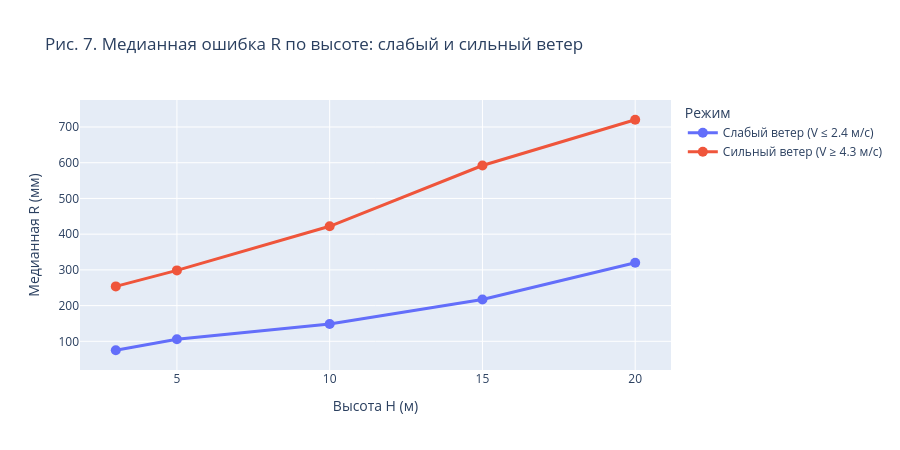

This figure's notebook cell:
### Markdown cell above
### Эффект плато на высотах 15–20 м

Испытания проводились на территории карьера. На высотах до 10–15 м квадрокоптер находится внутри карьерной выемки, где рельеф гасит ветровое воздействие. При подъёме на 15–20 м аппарат вылетает над бровкой карьера и попадает в открытый ветровой поток.

Ожидаемые эффекты:
- рост ошибки $R$ с высотой **замедляется** (эффект плато), поскольку аэродинамическое демпфирование стабилизируется;
- **чувствительность к ветру возрастает** — разница между тихим и ветреным днём увеличивается.

### Code cell
v_q25 = df["V"].quantile(0.25)
v_q75 = df["V"].quantile(0.75)

low_wind = df[df["V"] <= v_q25].groupby("H")["R"].median().reset_index()
low_wind.columns = ["H", "R_median"]
low_wind["Режим"] = f"Слабый ветер (V ≤ {v_q25:.1f} м/с)"

high_wind = df[df["V"] >= v_q75].groupby("H")["R"].median().reset_index()
high_wind.columns = ["H", "R_median"]
high_wind["Режим"] = f"Сильный ветер (V ≥ {v_q75:.1f} м/с)"

plateau_df = pd.concat([low_wind, high_wind])

fig = px.line(
    plateau_df, x="H", y="R_median", color="Режим",
    markers=True,
    title="Рис. 7. Медианная ошибка R по высоте: слабый и сильный ветер",
    labels={"H": "Высота H (м)", "R_median": "Медианная R (мм)"},
)
fig.update_traces(line=dict(width=3), marker=dict(size=10))
fig.update_layout(height=450)
fig.show()

### Figure 1 — Plotly figure (JSON) as saved in the notebook; plotly's stock layout.template omitted (floating-point values rounded to 4 significant figures)
{"data": [{"hovertemplate": "Режим=Слабый ветер (V ≤ 2.4 м/с)<br>Высота H (м)=%{x}<br>Медианная R (мм)=%{y}<extra></extra>", "legendgroup": "Слабый ветер (V ≤ 2.4 м/с)", "line": {"color": "#636efa", "dash": "solid", "width": 3}, "marker": {"size": 10, "symbol": "circle"}, "mode": "lines+markers", "name": "Слабый ветер (V ≤ 2.4 м/с)", "orientation": "v", "showlegend": true, "type": "scatter", "x": [3, 5, 10, 15, 20], "xaxis": "x", "y": [74.97, 106.0, 148.2, 216.9, 319.9], "yaxis": "y"}, {"hovertemplate": "Режим=Сильный ветер (V ≥ 4.3 м/с)<br>Высота H (м)=%{x}<br>Медианная R (мм)=%{y}<extra></extra>", "legendgroup": "Сильный ветер (V ≥ 4.3 м/с)", "line": {"color": "#EF553B", "dash": "solid", "width": 3}, "marker": {"size": 10, "symbol": "circle"}, "mode": "lines+markers", "name": "Сильный ветер (V ≥ 4.3 м/с)", "orientation": "v", "showlegend": true, "type": "scatter", "x": [3, 5, 10, 15, 20], "xaxis": "x", "y": [253.8, 298.5, 422.0, 592.2, 720.3], "yaxis": "y"}], "layout": {"height": 450, "legend": {"title": {"text": "Режим"}, "tracegroupgap": 0}, "title": {"text": "Рис. 7. Медианная ошибка R по высоте: слабый и сильный ветер"}, "xaxis": {"anchor": "y", "domain": [0, 1], "title": {"text": "Высота H (м)"}}, "yaxis": {"anchor": "x", "domain": [0, 1], "title": {"text": "Медианная R (мм)"}}}}
